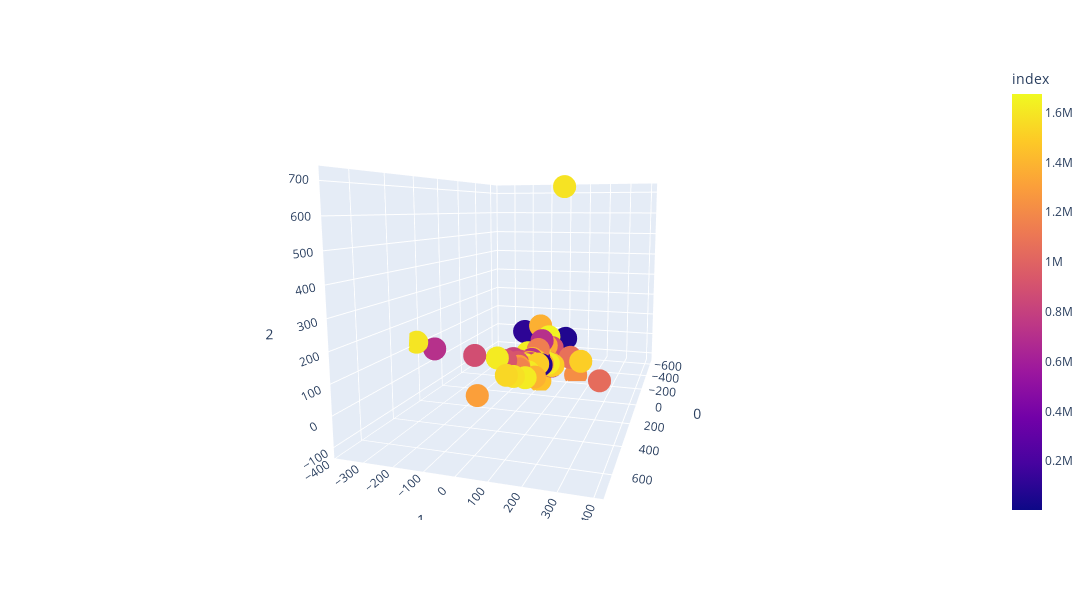

The notebook cell saved with this chart:
### Code cell
std_func.pca_visualize_3d(plt_12)

### Figure 1 — Plotly figure (JSON) as saved in the notebook; plotly's stock layout.template omitted (floating-point values rounded to 4 significant figures; data arrays with more than 128 entries replaced by an {"elided": "..."} marker saying what was removed)
{"data": [{"customdata": {"elided": "564x1 int values"}, "hovertemplate": "0=%{x}<br>1=%{y}<br>2=%{z}<br>name=%{customdata[0]}<br>index=%{marker.color}<extra></extra>", "legendgroup": "", "marker": {"color": {"elided": "564 int values"}, "coloraxis": "coloraxis", "symbol": "circle"}, "mode": "markers", "name": "", "scene": "scene", "showlegend": false, "type": "scatter3d", "x": {"elided": "564 float values"}, "y": {"elided": "564 float values"}, "z": {"elided": "564 float values"}}], "layout": {"coloraxis": {"colorbar": {"title": {"text": "index"}}, "colorscale": [[0, "#0d0887"], [0.1111, "#46039f"], [0.2222, "#7201a8"], [0.3333, "#9c179e"], [0.4444, "#bd3786"], [0.5556, "#d8576b"], [0.6667, "#ed7953"], [0.7778, "#fb9f3a"], [0.8889, "#fdca26"], [1, "#f0f921"]]}, "height": 600, "legend": {"tracegroupgap": 0}, "margin": {"t": 60}, "scene": {"aspectmode": "auto", "aspectratio": {"x": 1.41, "y": 0.8188, "z": 0.866}, "camera": {"center": {"x": 0, "y": 0, "z": 0}, "eye": {"x": 2.049, "y": 0.6261, "z": 0.3136}, "projection": {"type": "perspective"}, "up": {"x": 0, "y": 0, "z": 1}}, "domain": {"x": [0, 1], "y": [0, 1]}, "xaxis": {"title": {"text": "0"}, "type": "linear"}, "yaxis": {"title": {"text": "1"}, "type": "linear"}, "zaxis": {"title": {"text": "2"}, "type": "linear"}}, "width": 1200}}
